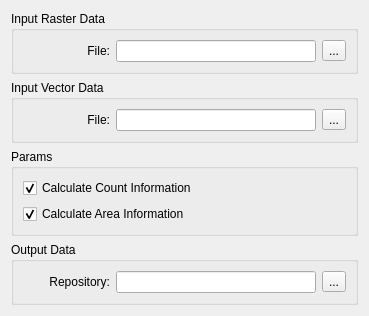
<?xml version="1.0" encoding="UTF-8"?>
<ui version="4.0">
 <class>StatisticsWidgetForm</class>
 <widget class="QWidget" name="StatisticsWidgetForm">
  <property name="geometry">
   <rect>
    <x>0</x>
    <y>0</y>
    <width>366</width>
    <height>316</height>
   </rect>
  </property>
  <property name="windowTitle">
   <string>Statistics</string>
  </property>
  <layout class="QGridLayout" name="gridLayout_9">
   <item row="0" column="0">
    <layout class="QGridLayout" name="gridLayout_8">
     <item row="0" column="0">
      <widget class="QGroupBox" name="groupBox_3">
       <property name="title">
        <string>Input Raster Data</string>
       </property>
       <property name="flat">
        <bool>true</bool>
       </property>
       <layout class="QGridLayout" name="gridLayout_4">
        <item row="0" column="0">
         <layout class="QGridLayout" name="gridLayout_3">
          <item row="0" column="0">
           <widget class="QLabel" name="label_4">
            <property name="minimumSize">
             <size>
              <width>87</width>
              <height>0</height>
             </size>
            </property>
            <property name="text">
             <string>File:</string>
            </property>
            <property name="alignment">
             <set>Qt::AlignRight|Qt::AlignTrailing|Qt::AlignVCenter</set>
            </property>
           </widget>
          </item>
          <item row="0" column="1">
           <widget class="QLineEdit" name="m_imageLineEdit"/>
          </item>
          <item row="0" column="2">
           <widget class="QToolButton" name="m_addImageToolButton">
            <property name="text">
             <string>...</string>
            </property>
           </widget>
          </item>
         </layout>
        </item>
       </layout>
      </widget>
     </item>
     <item row="1" column="0">
      <widget class="QGroupBox" name="groupBox_4">
       <property name="title">
        <string>Input Vector Data</string>
       </property>
       <property name="flat">
        <bool>true</bool>
       </property>
       <layout class="QGridLayout" name="gridLayout_5">
        <item row="0" column="0">
         <layout class="QGridLayout" name="gridLayout_6">
          <item row="0" column="0">
           <widget class="QLabel" name="label_6">
            <property name="minimumSize">
             <size>
              <width>87</width>
              <height>0</height>
             </size>
            </property>
            <property name="text">
             <string>File:</string>
            </property>
            <property name="alignment">
             <set>Qt::AlignRight|Qt::AlignTrailing|Qt::AlignVCenter</set>
            </property>
           </widget>
          </item>
          <item row="0" column="1">
           <widget class="QLineEdit" name="m_vectorLineEdit"/>
          </item>
          <item row="0" column="2">
           <widget class="QToolButton" name="m_addVectorToolButton">
            <property name="text">
             <string>...</string>
            </property>
           </widget>
          </item>
         </layout>
        </item>
       </layout>
      </widget>
     </item>
     <item row="2" column="0">
      <widget class="QGroupBox" name="groupBox">
       <property name="title">
        <string>Params</string>
       </property>
       <property name="flat">
        <bool>true</bool>
       </property>
       <layout class="QGridLayout" name="gridLayout_7">
        <item row="0" column="0">
         <widget class="QCheckBox" name="m_countCheckBox">
          <property name="text">
           <string>Calculate Count Information</string>
          </property>
          <property name="checked">
           <bool>true</bool>
          </property>
         </widget>
        </item>
        <item row="1" column="0">
         <widget class="QCheckBox" name="m_areaCheckBox">
          <property name="text">
           <string>Calculate Area Information</string>
          </property>
          <property name="checked">
           <bool>true</bool>
          </property>
         </widget>
        </item>
       </layout>
      </widget>
     </item>
     <item row="4" column="0">
      <widget class="QGroupBox" name="groupBox_2">
       <property name="title">
        <string>Output Data</string>
       </property>
       <property name="flat">
        <bool>true</bool>
       </property>
       <layout class="QGridLayout" name="gridLayout_2">
        <item row="0" column="0">
         <layout class="QGridLayout" name="gridLayout">
          <item row="0" column="0">
           <widget class="QLabel" name="label_5">
            <property name="minimumSize">
             <size>
              <width>87</width>
              <height>0</height>
             </size>
            </property>
            <property name="text">
             <string>Repository:</string>
            </property>
            <property name="alignment">
             <set>Qt::AlignRight|Qt::AlignTrailing|Qt::AlignVCenter</set>
            </property>
           </widget>
          </item>
          <item row="0" column="1">
           <widget class="QLineEdit" name="m_outputRepoLineEdit">
            <property name="minimumSize">
             <size>
              <width>200</width>
              <height>0</height>
             </size>
            </property>
            <property name="readOnly">
             <bool>true</bool>
            </property>
           </widget>
          </item>
          <item row="0" column="2">
           <widget class="QToolButton" name="m_outputRepoToolButton">
            <property name="text">
             <string>...</string>
            </property>
           </widget>
          </item>
         </layout>
        </item>
       </layout>
      </widget>
     </item>
     <item row="3" column="0">
      <spacer name="verticalSpacer">
       <property name="orientation">
        <enum>Qt::Vertical</enum>
       </property>
       <property name="sizeHint" stdset="0">
        <size>
         <width>20</width>
         <height>40</height>
        </size>
       </property>
      </spacer>
     </item>
    </layout>
   </item>
  </layout>
 </widget>
 <tabstops>
  <tabstop>m_imageLineEdit</tabstop>
  <tabstop>m_addImageToolButton</tabstop>
  <tabstop>m_vectorLineEdit</tabstop>
  <tabstop>m_addVectorToolButton</tabstop>
  <tabstop>m_countCheckBox</tabstop>
  <tabstop>m_areaCheckBox</tabstop>
  <tabstop>m_outputRepoLineEdit</tabstop>
  <tabstop>m_outputRepoToolButton</tabstop>
 </tabstops>
 <resources/>
 <connections/>
</ui>
